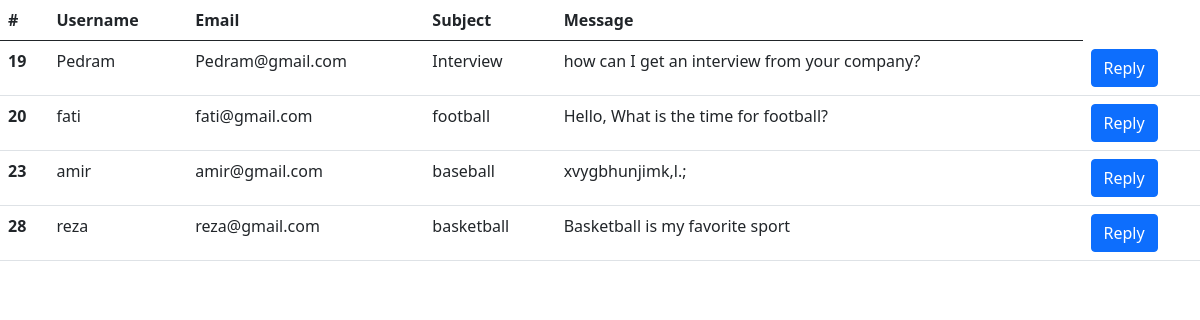
Page /contact_us/list on the committed database.
### home/models.py (models this page shows, shortened)
class ContactUs(models.Model):
    name = models.CharField(max_length=100, null=True)
    email = models.CharField(max_length=40, null=True)
    subject = models.CharField(max_length=150, null=True, blank=True)
    message = models.TextField(null=True)
    class Meta:
        verbose_name_plural = 'Contact Us'

### home/views.py (the view)
# urls.py: path('contact_us/list', views.contact_us_list, name='contact_us_list'),
def contact_us_list(request):
    items = ContactUs.objects.all()
    return render(request, 'home/contact_us_list.html', context={"items": items})

### context_processors/context_processors.py (called while the page is built)
def user(request):
    user = User.objects.all()
    return {'user': user}

def sidebar(request):
    recent = Article.objects.order_by('-created_time')[:3]
    return {'recent': recent}

def categories(request):
    categories = Category.objects.all()
    return {'categories': categories}

### home/templates/home/contact_us_list.html (shortened to what this page needs)
<!DOCTYPE html>
<html lang="en">
<head>
    <link href="https://cdn.jsdelivr.net/npm/bootstrap@5.0.2/dist/css/bootstrap.min.css" rel="stylesheet"
>
</head>
<body>
<table class="table">
    <thead>
    <tr>
        <th scope="col">#</th>
        <th scope="col">Username</th>
        <th scope="col">Email</th>
        <th scope="col">Subject</th>
        <th scope="col">Message</th>
    </tr>
    </thead>
    <tbody>
    {% for item in items %}
        <tr>
            <th scope="row">{{ item.id }}</th>
            <td>{{ item.name }}</td>
            <td>{{ item.email }}</td>
            <td>{{ item.subject }}</td>
            <td>{{ item.message }}</td>
            <td><button class="btn btn-primary">Reply</button></td>
        </tr>
    {% endfor %}
</table>
</body>
</html>

### rows in the picture
ContactUs: id "19", name "Pedram", email "Pedram@gmail.com", subject "Interview", message "how can I get an interview from your company?"
ContactUs: id "20", name "fati", email "fati@gmail.com", subject "football", message "Hello, What is the time for football?"
ContactUs: id "23", name "amir", email "amir@gmail.com", subject "baseball", message "xvygbhunjimk,l.;"
ContactUs: id "28", name "reza", email "reza@gmail.com", subject "basketball", message "Basketball is my favorite sport"
